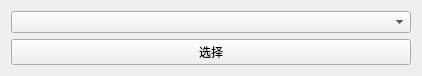
<?xml version="1.0" encoding="UTF-8"?>
<ui version="4.0">
 <class>Widget</class>
 <widget class="QWidget" name="Widget">
  <property name="geometry">
   <rect>
    <x>0</x>
    <y>0</y>
    <width>418</width>
    <height>72</height>
   </rect>
  </property>
  <property name="windowTitle">
   <string>Widget</string>
  </property>
  <layout class="QVBoxLayout" name="verticalLayout">
   <item>
    <widget class="QComboBox" name="comboBox">
     <property name="minimumSize">
      <size>
       <width>400</width>
       <height>0</height>
      </size>
     </property>
    </widget>
   </item>
   <item>
    <widget class="QPushButton" name="pushButton">
     <property name="text">
      <string>选择</string>
     </property>
    </widget>
   </item>
  </layout>
 </widget>
 <resources/>
 <connections/>
</ui>
